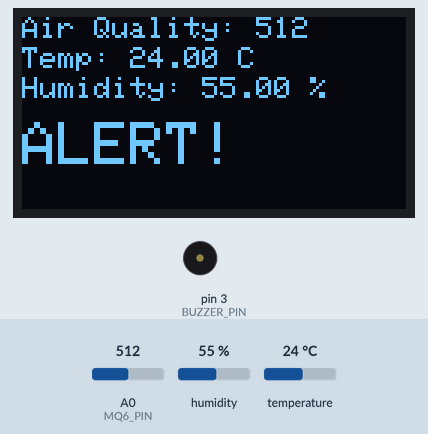
The sketch below on a simulated Arduino Uno, built with avr-gcc and run on an emulated ATmega328P. Parts: 128×64 one-colour display, buzzer (waves = sounding, pin HIGH). The test bench sets the inputs (shaded band); at power-on: A0 (MQ6_PIN) = 512, humidity 55 %, temperature 24 °C. The display library's start-up logo is not drawn.

Above: at 3.2 s.
3.3 s: A0 (MQ6_PIN) set to 408
At 7.1 s:
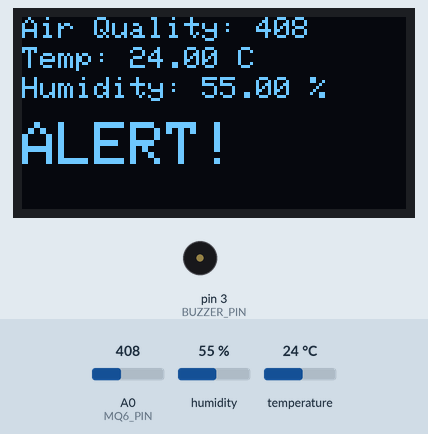
7.4 s: A0 (MQ6_PIN) set to 392
At 10.0 s:
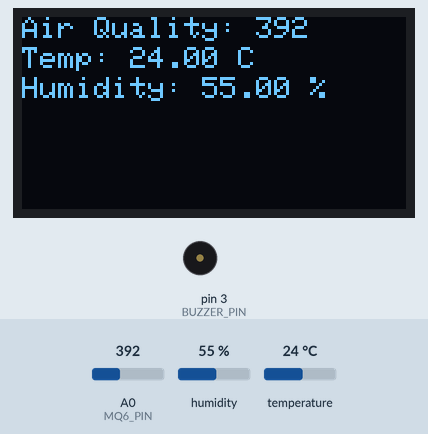
11.5 s: humidity set to 22 %
At 13.5 s:
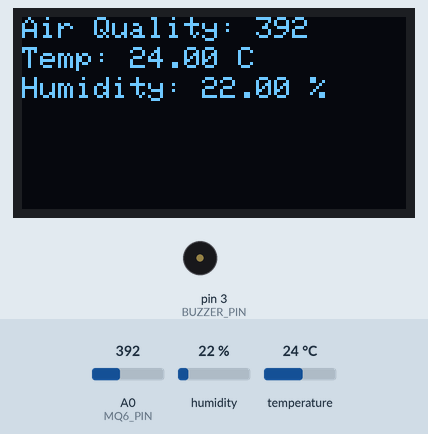
15.6 s: temperature set to 12 °C
At 18.2 s:
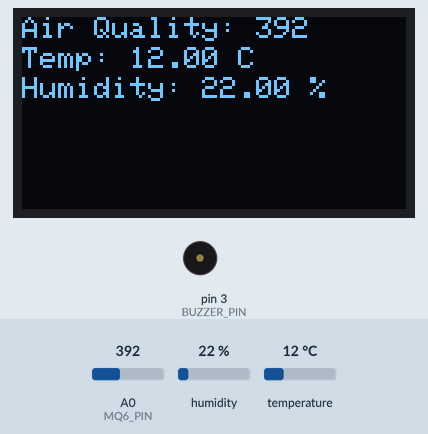
19.7 s: humidity set to 40 %
At 21.8 s:
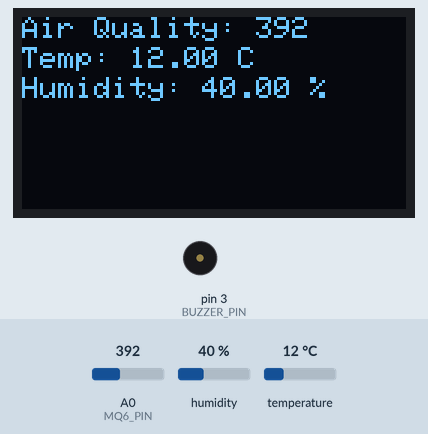
23.8 s: A0 (MQ6_PIN) set to 410
At 27.3 s:
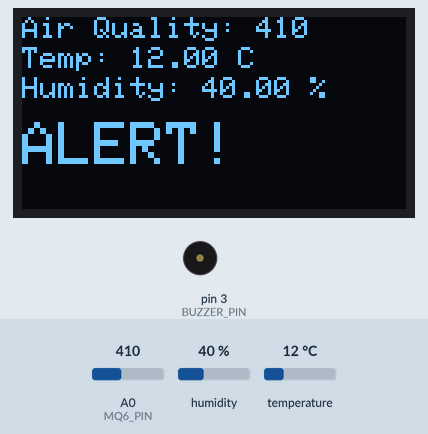
Timing chart, 0 to 28.9 s (numbered marks = the images above; inputs shaded):
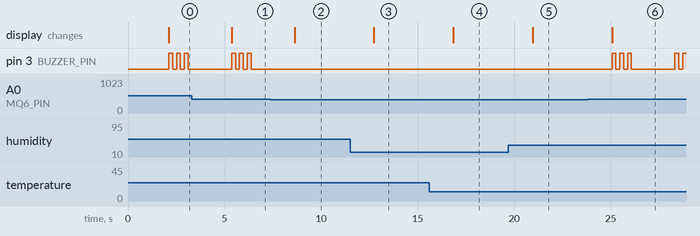

The sketch:

dht11_mq6.ino
```cpp
#include <Wire.h>
#include <Adafruit_GFX.h>
#include <Adafruit_SSD1306.h>
#include <DHT.h>

// Definitions
#define DHTPIN 2               // DHT11 data pin
#define DHTTYPE DHT11          // DHT11 sensor type
#define MQ6_PIN A0             // MQ6 sensor analog pin
#define BUZZER_PIN 3           // Active buzzer pin
#define OLED_RESET -1          // OLED reset pin (not used here)
#define AIR_QUALITY_THRESHOLD 400  // Air quality threshold for alert

// Initialize DHT and OLED
DHT dht(DHTPIN, DHTTYPE);
Adafruit_SSD1306 display(OLED_RESET);

void setup() {
    pinMode(BUZZER_PIN, OUTPUT);
    digitalWrite(BUZZER_PIN, LOW); // Ensure buzzer is off

    Serial.begin(9600);
    dht.begin();

    // Initialize the OLED display
    if (!display.begin(SSD1306_SWITCHCAPVCC, 0x3C)) { // Use 0x3C for OLED address
        Serial.println(F("SSD1306 allocation failed"));
        for (;;); // Freeze if OLED initialization fails
    }
    display.display();
    delay(2000); // Pause for 2 seconds
    display.clearDisplay();
}

void loop() {
    int airQuality = analogRead(MQ6_PIN);     // Read MQ6 sensor data
    float temperature = dht.readTemperature(); // Read temperature from DHT11
    float humidity = dht.readHumidity();       // Read humidity from DHT11

    // Check if DHT sensor readings are valid
    if (isnan(temperature) || isnan(humidity)) {
        Serial.println(F("Failed to read from DHT sensor!"));
        return;
    }

    // Display air quality, temperature, and humidity on OLED
    displayData(airQuality, temperature, humidity);

    // Trigger siren if air quality exceeds threshold
    if (airQuality > AIR_QUALITY_THRESHOLD) {
        triggerSiren();  // Trigger alarm if air quality is poor
    } else {
        digitalWrite(BUZZER_PIN, LOW); // Ensure buzzer is off
    }

    delay(2000); // Delay for 2 seconds before next reading
}

// Function to display air quality, temperature, and humidity on the OLED
void displayData(int airQuality, float temperature, float humidity) {
    display.clearDisplay();
    display.setTextSize(1);
    display.setTextColor(SSD1306_WHITE);

    // Display air quality
    display.setCursor(0, 0);
    display.print("Air Quality: ");
    display.println(airQuality);

    // Display temperature
    display.setCursor(0, 10);
    display.print("Temp: ");
    display.print(temperature);
    display.println(" C");

    // Display humidity
    display.setCursor(0, 20);
    display.print("Humidity: ");
    display.print(humidity);
    display.println(" %");

    // Display an alert if air quality is poor
    if (airQuality > AIR_QUALITY_THRESHOLD) {
        display.setTextSize(2);
        display.setTextColor(SSD1306_WHITE);
        display.setCursor(0, 35);
        display.println("ALERT!");
    }

    display.display(); // Show the readings on the display
}

// Function to trigger a siren with the buzzer in a 1-0-1 pattern
void triggerSiren() {
    for (int i = 0; i < 3; i++) { // 3 beeps
        digitalWrite(BUZZER_PIN, HIGH);
        delay(200); // Buzzer ON for 200 ms
        digitalWrite(BUZZER_PIN, LOW);
        delay(200); // Buzzer OFF for 200 ms
    }
}
```

Measured:
- the behaviour switches between 401 and 400 on A0 (MQ6_PIN) (found by bisection; images 1 and 2)
- after the input at 3.3 s, the display: changes after 2.1 s (image 1)
- after the input at 7.4 s, pin 3 (BUZZER_PIN): stops changing and stays LOW; the display: changes after 1.2 s (image 2)
- after the input at 11.5 s, the display: changes after 1.2 s (image 3)
- after the input at 15.6 s, the display: changes after 1.2 s (image 4)
- after the input at 19.7 s, the display: changes after 1.3 s (image 5)
- after the input at 23.8 s, pin 3 (BUZZER_PIN): LOW → HIGH after 1.3 s, → LOW 0.20 s later, → HIGH 0.20 s later, → LOW 0.20 s later, … (9 changes in this stretch); the display: changes after 1.3 s (image 6)
- by itself, pin 3 (BUZZER_PIN): alternates HIGH for 0.20 s and LOW for 0.20 s, 6 changes in all, then stays LOW
